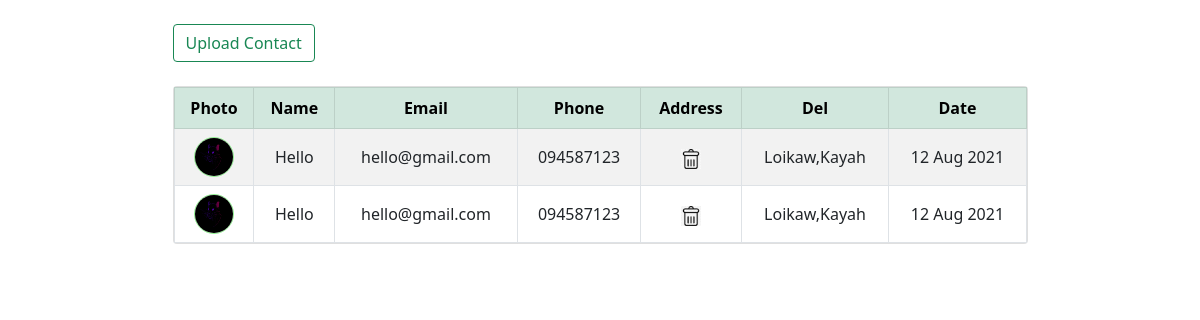
The page / on the database its author committed.
### tables this page shows
CREATE TABLE `lists` (
  `id` int(11) NOT NULL,
  `name` varchar(255) NOT NULL,
  `email` varchar(255) NOT NULL,
  `phone` varchar(255) NOT NULL,
  `address` varchar(512) NOT NULL,
  `photo` mediumtext NOT NULL,
  `created_at` datetime NOT NULL DEFAULT current_timestamp()
);

### function.php (called while the page is built, shortened)
<?php
$con = mysqli_connect('localhost','root','','contact');
function getPhoto(){
    global $con;
    $sql = "SELECT * FROM lists WHERE 1";
    $query = mysqli_query($con,$sql);
    $photoArr = [];
    while($row = mysqli_fetch_assoc($query)){
        array_push($photoArr,$row);
    }
    return $photoArr;
}
?>

### index.php (the view, shortened to what this page needs)
<?php require_once 'function.php'; ?>
<!DOCTYPE html>
<html lang="en">
<head>
    <link href="https://cdn.jsdelivr.net/npm/bootstrap@5.0.2/dist/css/bootstrap.min.css" rel="stylesheet">
</head>
<body>
    <div class="container">
        <div class="row justify-content-md-center">
            <div class="col-12 col-md-9 mt-4 p-0 ">
                <button class="btn btn-outline-success " type="button" data-bs-toggle="offcanvas" data-bs-target="#offcanvasTop" aria-controls="offcanvasTop">Upload Contact</button>
                <div class="card mt-4 ">
                    <div class="card-body  p-0 ">
                        <div class="">
                            <table id="example" class="display align-middle text-center mb-0 table table-bordered table-hover table-striped table-responsive " style="width:100%">
                                <thead class="table-success">
                                    <tr>
                                        <th>Photo</th>
                                        <th>Name</th>
                                        <th>Email</th>
                                        <th>Phone</th>
                                        <th>Address</th>
                                        <th>Del</th>
                                        <th> Date</th>
                                    </tr>
                                </thead>
                                <tbody>
                                <?php foreach (getPhoto() as $photo){
                                    $date = date('d M Y',strtotime($photo['created_at']));
                                ?>
                                    <tr>
                                        <td>
                                            <div class=" d-flex justify-content-center align-items-center" id="image">
                                                <img src="./photo/<?php echo $photo['photo'] ?>" class=" profile" alt="" srcset="">
                                            </div>
                                        </td>
                                        <td><?php echo $photo['name'] ?></td>
                                        <td><?php echo $photo['email'] ?></td>
                                        <td><?php echo $photo['phone'] ?></td>
                                        <td>
                                            <a onclick="return alert('Are Your Sure To Delete <?php echo $post['name'] ?>')" href="delete.php?id=<?php echo $photo['id'] ?>">
                                                <img src="./del.png" style="width: 20px;height:20px"  class="" alt="" srcset="">
                                            </a>
                                        </td>
                                        <td><?php echo $photo['address'] ?></td>
                                        <td class="text-nowrap"><?php echo $date ?></td>
                                    </tr>
                                <?php } ?>
                                </tbody>
                            </table>
                        </div>
                    </div>
                </div>
            </div>
        </div>
    </div>
</body>
</html>

### index.php (style rules this page uses)
.profile { width: 40px; height: 40px; border: 1px solid lightgreen; border-radius: 50%; transition: .4s all ease-in-out; }

### rows shown on the page
lists: photo (placeholder picture), name "Hello", email "hello@gmail.com", phone "094587123", address "Loikaw,Kayah", created_at "12 Aug 2021"
lists: photo (placeholder picture), name "Hello", email "hello@gmail.com", phone "094587123", address "Loikaw,Kayah", created_at "12 Aug 2021"
